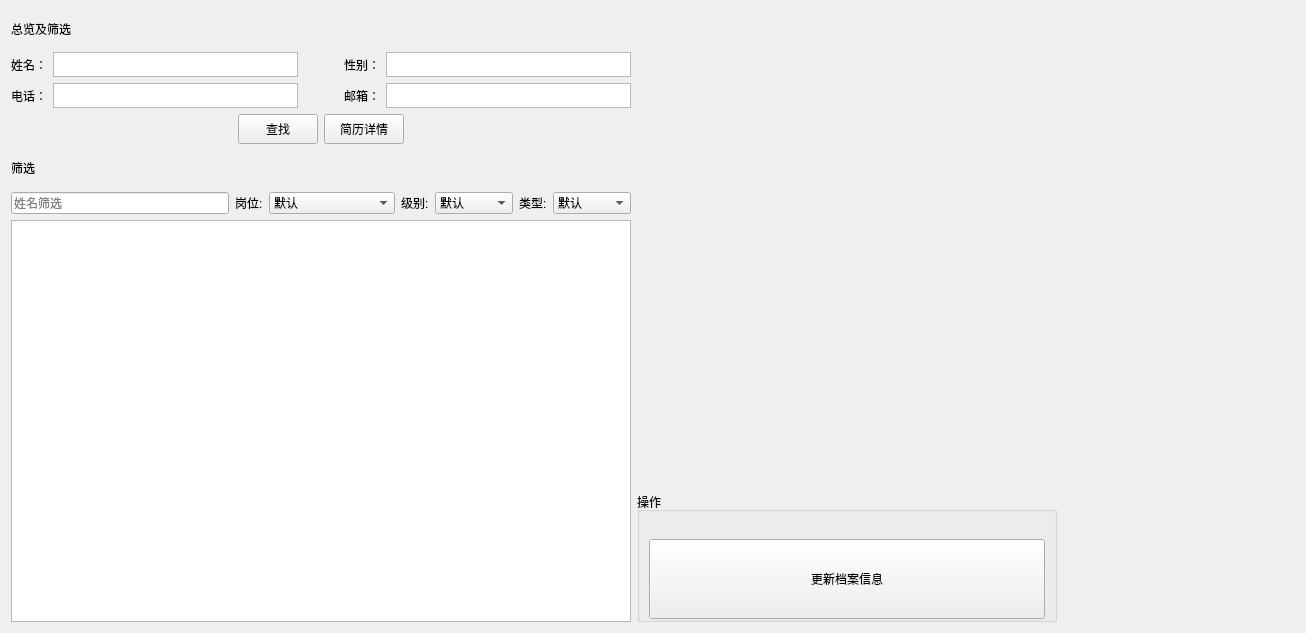
<?xml version="1.0" encoding="UTF-8"?>
<ui version="4.0">
 <class>ArchiveBrowser</class>
 <widget class="QWidget" name="ArchiveBrowser">
  <property name="geometry">
   <rect>
    <x>0</x>
    <y>0</y>
    <width>1306</width>
    <height>633</height>
   </rect>
  </property>
  <property name="windowTitle">
   <string>Form</string>
  </property>
  <layout class="QHBoxLayout" name="horizontalLayout" stretch="1,100,90">
   <item>
    <widget class="QFrame" name="detailInfo_frame">
     <property name="minimumSize">
      <size>
       <width>620</width>
       <height>0</height>
      </size>
     </property>
     <property name="maximumSize">
      <size>
       <width>16777215</width>
       <height>16777215</height>
      </size>
     </property>
     <property name="styleSheet">
      <string notr="true"/>
     </property>
     <layout class="QGridLayout" name="gridLayout_2" rowstretch="2,12">
      <property name="leftMargin">
       <number>0</number>
      </property>
      <property name="topMargin">
       <number>0</number>
      </property>
      <property name="rightMargin">
       <number>0</number>
      </property>
      <property name="bottomMargin">
       <number>0</number>
      </property>
      <item row="0" column="0">
       <widget class="QWidget" name="widget" native="true">
        <layout class="QVBoxLayout" name="verticalLayout_4">
         <property name="leftMargin">
          <number>0</number>
         </property>
         <property name="topMargin">
          <number>0</number>
         </property>
         <property name="rightMargin">
          <number>0</number>
         </property>
         <property name="bottomMargin">
          <number>0</number>
         </property>
         <item>
          <layout class="QVBoxLayout" name="verticalLayout_2">
           <item>
            <widget class="QLabel" name="label">
             <property name="sizePolicy">
              <sizepolicy hsizetype="Preferred" vsizetype="Fixed">
               <horstretch>0</horstretch>
               <verstretch>0</verstretch>
              </sizepolicy>
             </property>
             <property name="minimumSize">
              <size>
               <width>0</width>
               <height>35</height>
              </size>
             </property>
             <property name="maximumSize">
              <size>
               <width>16777215</width>
               <height>16777215</height>
              </size>
             </property>
             <property name="text">
              <string>总览及筛选</string>
             </property>
            </widget>
           </item>
           <item>
            <layout class="QHBoxLayout" name="horizontalLayout_6">
             <item>
              <widget class="QLabel" name="name_label">
               <property name="sizePolicy">
                <sizepolicy hsizetype="Fixed" vsizetype="Preferred">
                 <horstretch>0</horstretch>
                 <verstretch>0</verstretch>
                </sizepolicy>
               </property>
               <property name="minimumSize">
                <size>
                 <width>0</width>
                 <height>0</height>
                </size>
               </property>
               <property name="text">
                <string>姓名：</string>
               </property>
               <property name="alignment">
                <set>Qt::AlignCenter</set>
               </property>
              </widget>
             </item>
             <item>
              <widget class="QTextEdit" name="name_textEdit">
               <property name="maximumSize">
                <size>
                 <width>16777215</width>
                 <height>25</height>
                </size>
               </property>
              </widget>
             </item>
             <item>
              <spacer name="horizontalSpacer_5">
               <property name="orientation">
                <enum>Qt::Horizontal</enum>
               </property>
               <property name="sizeType">
                <enum>QSizePolicy::Fixed</enum>
               </property>
               <property name="sizeHint" stdset="0">
                <size>
                 <width>40</width>
                 <height>20</height>
                </size>
               </property>
              </spacer>
             </item>
             <item>
              <widget class="QLabel" name="sex_label">
               <property name="sizePolicy">
                <sizepolicy hsizetype="Fixed" vsizetype="Preferred">
                 <horstretch>0</horstretch>
                 <verstretch>0</verstretch>
                </sizepolicy>
               </property>
               <property name="minimumSize">
                <size>
                 <width>0</width>
                 <height>0</height>
                </size>
               </property>
               <property name="text">
                <string>性别：</string>
               </property>
               <property name="alignment">
                <set>Qt::AlignCenter</set>
               </property>
              </widget>
             </item>
             <item>
              <widget class="QTextEdit" name="sex_textEdit">
               <property name="maximumSize">
                <size>
                 <width>16777215</width>
                 <height>25</height>
                </size>
               </property>
              </widget>
             </item>
            </layout>
           </item>
           <item>
            <layout class="QHBoxLayout" name="horizontalLayout_7">
             <item>
              <widget class="QLabel" name="tel_label">
               <property name="text">
                <string>电话：</string>
               </property>
               <property name="alignment">
                <set>Qt::AlignCenter</set>
               </property>
              </widget>
             </item>
             <item>
              <widget class="QTextEdit" name="tel_textEdit">
               <property name="maximumSize">
                <size>
                 <width>16777215</width>
                 <height>25</height>
                </size>
               </property>
              </widget>
             </item>
             <item>
              <spacer name="horizontalSpacer_6">
               <property name="orientation">
                <enum>Qt::Horizontal</enum>
               </property>
               <property name="sizeType">
                <enum>QSizePolicy::Fixed</enum>
               </property>
               <property name="sizeHint" stdset="0">
                <size>
                 <width>40</width>
                 <height>20</height>
                </size>
               </property>
              </spacer>
             </item>
             <item>
              <widget class="QLabel" name="email_label">
               <property name="text">
                <string>邮箱：</string>
               </property>
               <property name="alignment">
                <set>Qt::AlignCenter</set>
               </property>
              </widget>
             </item>
             <item>
              <widget class="QTextEdit" name="email_textEdit">
               <property name="maximumSize">
                <size>
                 <width>16777215</width>
                 <height>25</height>
                </size>
               </property>
              </widget>
             </item>
            </layout>
           </item>
           <item>
            <layout class="QHBoxLayout" name="horizontalLayout_2">
             <item>
              <spacer name="horizontalSpacer">
               <property name="orientation">
                <enum>Qt::Horizontal</enum>
               </property>
               <property name="sizeHint" stdset="0">
                <size>
                 <width>40</width>
                 <height>20</height>
                </size>
               </property>
              </spacer>
             </item>
             <item>
              <widget class="QPushButton" name="btn_filterResume">
               <property name="minimumSize">
                <size>
                 <width>80</width>
                 <height>30</height>
                </size>
               </property>
               <property name="text">
                <string>查找</string>
               </property>
              </widget>
             </item>
             <item>
              <widget class="QPushButton" name="btn_queryResume">
               <property name="minimumSize">
                <size>
                 <width>80</width>
                 <height>30</height>
                </size>
               </property>
               <property name="text">
                <string>简历详情</string>
               </property>
              </widget>
             </item>
             <item>
              <spacer name="horizontalSpacer_2">
               <property name="orientation">
                <enum>Qt::Horizontal</enum>
               </property>
               <property name="sizeHint" stdset="0">
                <size>
                 <width>40</width>
                 <height>20</height>
                </size>
               </property>
              </spacer>
             </item>
            </layout>
           </item>
          </layout>
         </item>
        </layout>
       </widget>
      </item>
      <item row="1" column="0">
       <widget class="QWidget" name="widget_2" native="true">
        <layout class="QGridLayout" name="gridLayout">
         <property name="leftMargin">
          <number>0</number>
         </property>
         <property name="topMargin">
          <number>0</number>
         </property>
         <property name="rightMargin">
          <number>0</number>
         </property>
         <property name="bottomMargin">
          <number>0</number>
         </property>
         <item row="0" column="0">
          <layout class="QVBoxLayout" name="verticalLayout_5" stretch="2,12">
           <item>
            <layout class="QVBoxLayout" name="verticalLayout_6" stretch="1,6">
             <item>
              <widget class="QLabel" name="label_2">
               <property name="maximumSize">
                <size>
                 <width>16777215</width>
                 <height>36</height>
                </size>
               </property>
               <property name="text">
                <string>筛选</string>
               </property>
              </widget>
             </item>
             <item>
              <layout class="QHBoxLayout" name="horizontalLayout_4" stretch="0,0,0,0,0,0,0">
               <item>
                <widget class="QLineEdit" name="lineEdit">
                 <property name="minimumSize">
                  <size>
                   <width>95</width>
                   <height>0</height>
                  </size>
                 </property>
                 <property name="placeholderText">
                  <string>姓名筛选</string>
                 </property>
                </widget>
               </item>
               <item>
                <widget class="QLabel" name="label_3">
                 <property name="text">
                  <string>岗位:</string>
                 </property>
                </widget>
               </item>
               <item>
                <widget class="QComboBox" name="comboBox_1">
                 <property name="minimumContentsLength">
                  <number>0</number>
                 </property>
                 <item>
                  <property name="text">
                   <string>默认</string>
                  </property>
                 </item>
                 <item>
                  <property name="text">
                   <string>C++开发工程师</string>
                  </property>
                 </item>
                 <item>
                  <property name="text">
                   <string>QT开发工程师</string>
                  </property>
                 </item>
                 <item>
                  <property name="text">
                   <string>前端开发工程师</string>
                  </property>
                 </item>
                 <item>
                  <property name="text">
                   <string>UI设计师</string>
                  </property>
                 </item>
                 <item>
                  <property name="text">
                   <string>嵌入式软件工程师</string>
                  </property>
                 </item>
                 <item>
                  <property name="text">
                   <string>仿真工程师</string>
                  </property>
                 </item>
                 <item>
                  <property name="text">
                   <string>项目经理</string>
                  </property>
                 </item>
                 <item>
                  <property name="text">
                   <string>产品经理</string>
                  </property>
                 </item>
                 <item>
                  <property name="text">
                   <string>测试工程师</string>
                  </property>
                 </item>
                 <item>
                  <property name="text">
                   <string>测试经理</string>
                  </property>
                 </item>
                 <item>
                  <property name="text">
                   <string>FPGA工程师</string>
                  </property>
                 </item>
                </widget>
               </item>
               <item>
                <widget class="QLabel" name="label_4">
                 <property name="text">
                  <string>级别:</string>
                 </property>
                </widget>
               </item>
               <item>
                <widget class="QComboBox" name="comboBox_2">
                 <item>
                  <property name="text">
                   <string extracomment="等级">默认</string>
                  </property>
                 </item>
                 <item>
                  <property name="text">
                   <string>一般人才</string>
                  </property>
                 </item>
                 <item>
                  <property name="text">
                   <string>优质人才</string>
                  </property>
                 </item>
                </widget>
               </item>
               <item>
                <widget class="QLabel" name="label_5">
                 <property name="text">
                  <string>类型:</string>
                 </property>
                </widget>
               </item>
               <item>
                <widget class="QComboBox" name="comboBox_3">
                 <item>
                  <property name="text">
                   <string extracomment="类型">默认</string>
                  </property>
                 </item>
                 <item>
                  <property name="text">
                   <string>储备入库</string>
                  </property>
                 </item>
                 <item>
                  <property name="text">
                   <string>推荐初筛</string>
                  </property>
                 </item>
                </widget>
               </item>
              </layout>
             </item>
            </layout>
           </item>
           <item>
            <widget class="QTableView" name="table_archive"/>
           </item>
          </layout>
         </item>
        </layout>
       </widget>
      </item>
     </layout>
    </widget>
   </item>
   <item>
    <widget class="QFrame" name="frame">
     <property name="maximumSize">
      <size>
       <width>16777215</width>
       <height>16777215</height>
      </size>
     </property>
     <property name="frameShape">
      <enum>QFrame::NoFrame</enum>
     </property>
     <property name="frameShadow">
      <enum>QFrame::Raised</enum>
     </property>
     <layout class="QVBoxLayout" name="verticalLayout" stretch="1,10">
      <property name="leftMargin">
       <number>0</number>
      </property>
      <property name="topMargin">
       <number>1</number>
      </property>
      <property name="rightMargin">
       <number>0</number>
      </property>
      <property name="bottomMargin">
       <number>0</number>
      </property>
      <item>
       <widget class="ArchiveInfo" name="frm_archive_info" native="true">
        <property name="minimumSize">
         <size>
          <width>420</width>
          <height>0</height>
         </size>
        </property>
        <property name="maximumSize">
         <size>
          <width>16777215</width>
          <height>16777215</height>
         </size>
        </property>
       </widget>
      </item>
      <item>
       <widget class="QGroupBox" name="groupBox">
        <property name="maximumSize">
         <size>
          <width>16777215</width>
          <height>130</height>
         </size>
        </property>
        <property name="title">
         <string>操作</string>
        </property>
        <layout class="QVBoxLayout" name="verticalLayout_3">
         <property name="spacing">
          <number>3</number>
         </property>
         <property name="bottomMargin">
          <number>0</number>
         </property>
         <item>
          <widget class="QLabel" name="lab_msg">
           <property name="text">
            <string/>
           </property>
           <property name="alignment">
            <set>Qt::AlignRight|Qt::AlignTrailing|Qt::AlignVCenter</set>
           </property>
          </widget>
         </item>
         <item>
          <layout class="QHBoxLayout" name="horizontalLayout_3" stretch="1">
           <property name="bottomMargin">
            <number>0</number>
           </property>
           <item>
            <widget class="QPushButton" name="btn_archive_update">
             <property name="minimumSize">
              <size>
               <width>0</width>
               <height>80</height>
              </size>
             </property>
             <property name="text">
              <string>更新档案信息</string>
             </property>
            </widget>
           </item>
          </layout>
         </item>
        </layout>
       </widget>
      </item>
     </layout>
    </widget>
   </item>
   <item>
    <widget class="ResumePreviewer" name="frm_resume_preview" native="true">
     <property name="maximumSize">
      <size>
       <width>16777215</width>
       <height>16777215</height>
      </size>
     </property>
    </widget>
   </item>
  </layout>
 </widget>
 <customwidgets>
  <customwidget>
   <class>ArchiveInfo</class>
   <extends>QWidget</extends>
   <header location="global">FunctionWidgets/archiveinfo.h</header>
   <container>1</container>
  </customwidget>
  <customwidget>
   <class>ResumePreviewer</class>
   <extends>QWidget</extends>
   <header location="global">HRMTool/resumepreviewer.h</header>
   <container>1</container>
  </customwidget>
 </customwidgets>
 <resources/>
 <connections/>
</ui>
